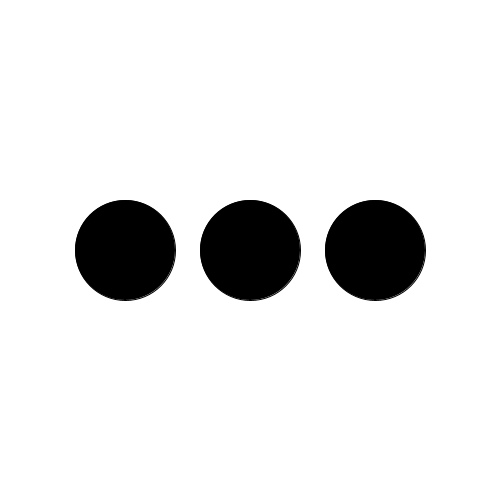
Frame 1 (no input)
Frame 60 (the mouse pressed at the canvas centre just before this capture): identical to frame 1, image omitted
Frame 120 (the mouse held since frame 60 and released just before this capture): identical to frame 1, image omitted

The Processing sketch that drew this single still picture (run headless with seeded random() and noise(); from frame 60 on, the mouse is pressed at the canvas centre):

// Processing sketch: Sample6
// ── Sample6.pde
void setup() {
    size(500, 500);
}
void draw() {
  background(255);
  float[][] pos = {{125,250,375},{250,250,250}};
  for (int i=0; i<3; i++) {
    fill(0);
    ellipse(pos[0][i],pos[1][i],100,100);
  }
}
